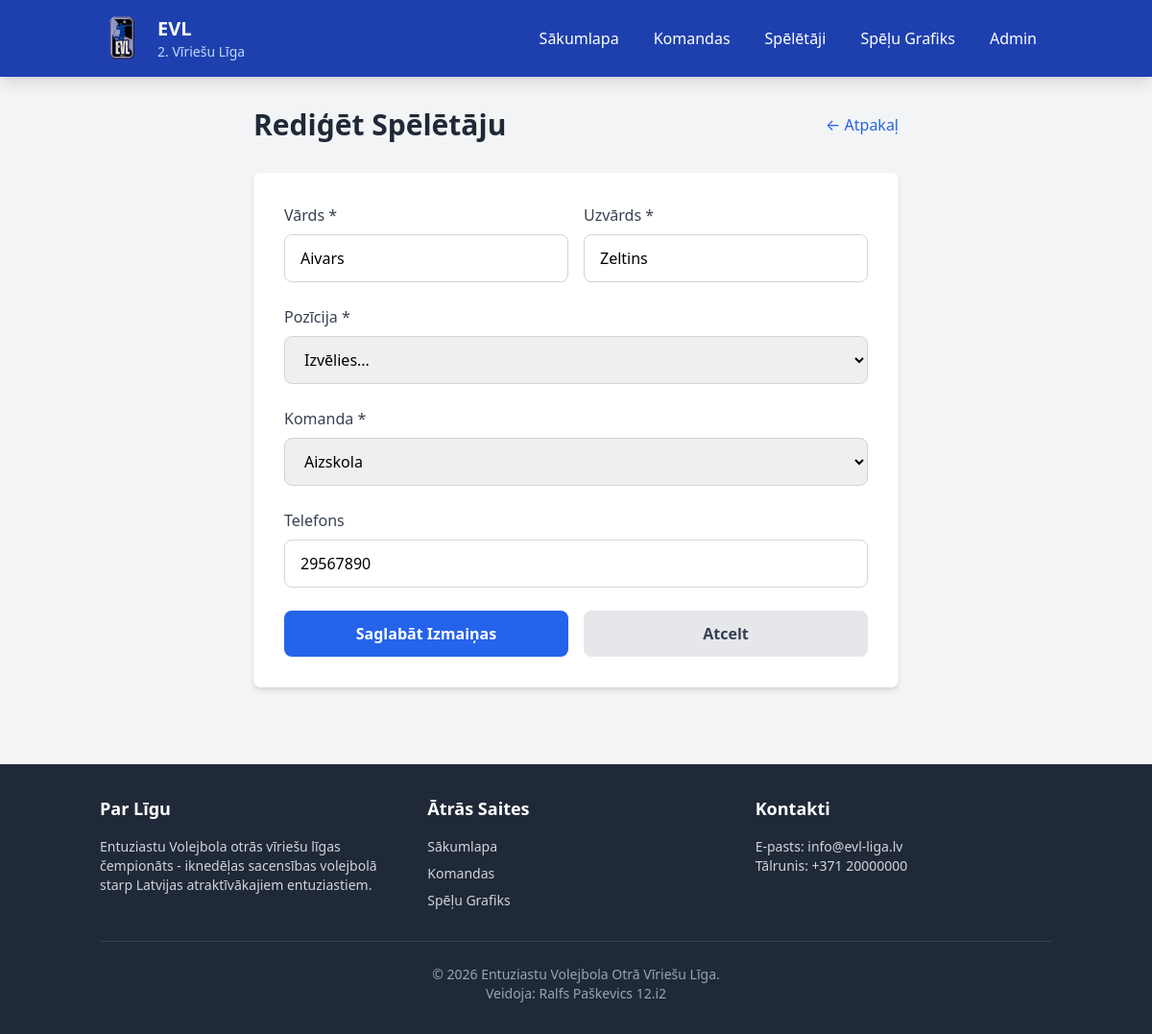
Page /admin/players/edit/5 on the earlier database version.
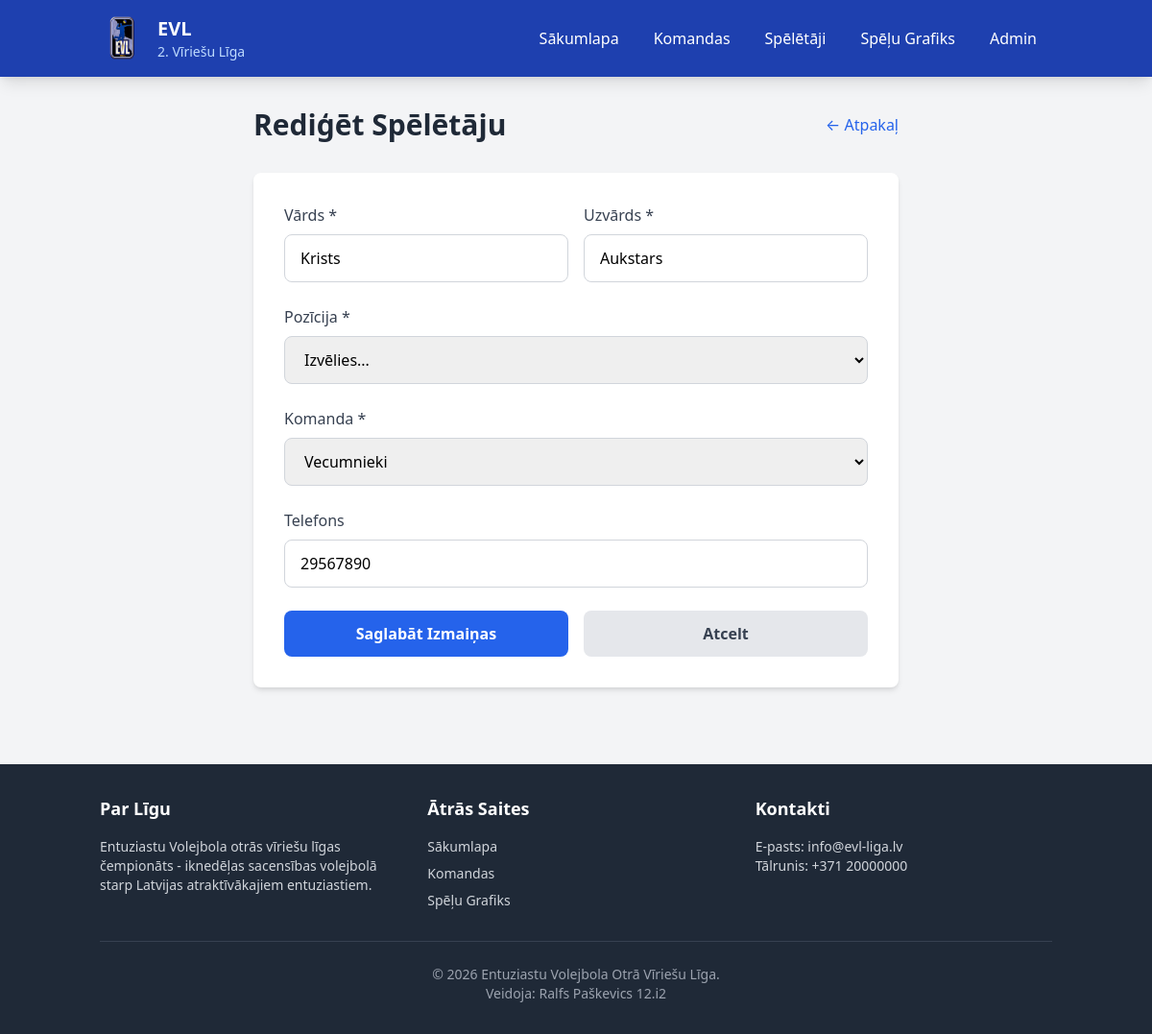
Same page on the later database version.
### tables this page shows
CREATE TABLE players (
	id INTEGER PRIMARY KEY AUTOINCREMENT,
	first_name TEXT NOT NULL,
	last_name TEXT NOT NULL,
	"position" TEXT NOT NULL,
	team_id INTEGER,
	phone TEXT,
	CONSTRAINT FK_players_teams FOREIGN KEY (team_id) REFERENCES teams(id)
);

CREATE TABLE teams (
	id INTEGER PRIMARY KEY AUTOINCREMENT,
	name TEXT NOT NULL,
	logo TEXT DEFAULT ('/static/volleyball.svg'),
	played INTEGER DEFAULT (0),
	won INTEGER DEFAULT (0),
	lost INTEGER DEFAULT (0),
	points INTEGER DEFAULT (0),
	sets_won INTEGER DEFAULT (0),
	sets_lost INTEGER DEFAULT (0)
);

### app.py (the view, shortened to what this page needs)
@app.route('/admin/players/edit/<int:id>', methods=['GET', 'POST'])
def edit_player(id):
    conn = get_db_connection()
    player = conn.execute('''
        SELECT p.*, t.name as team_name
        FROM players p
        JOIN teams t ON p.team_id = t.id
        WHERE p.id = ?
    ''', (id,)).fetchone()
    teams_list = conn.execute('SELECT * FROM teams ORDER BY name').fetchall()
    conn.close()
    if player is None:
        flash('Spēlētājs nav atrasts!', 'error')
        return redirect(url_for('admin_players'))
    return render_template('edit_player.html', player=player, teams=teams_list)

### app.py (called while the page is built)
def get_db_connection():
    conn = sqlite3.connect(DATABASE)
    conn.row_factory = sqlite3.Row
    return conn

### templates/edit_player.html (shortened to what this page needs)
{% extends "base.html" %}
{% block content %}
<div class="container mx-auto px-4 py-8">
    <div class="max-w-2xl mx-auto">
        <div class="flex justify-between items-center mb-8">
            <h1 class="text-3xl font-bold text-gray-800">Rediģēt Spēlētāju</h1>
            <a href="{{ url_for('admin_players') }}" class="text-blue-600 hover:text-blue-800">
                ← Atpakaļ
            </a>
        </div>
        <div class="bg-white rounded-lg shadow-md p-8">
            <form method="POST" class="space-y-6">
                <div class="grid grid-cols-1 md:grid-cols-2 gap-4">
                    <div>
                        <label class="block text-gray-700 font-medium mb-2" for="first_name">Vārds *</label>
                        <input type="text" id="first_name" name="first_name" required
                            value="{{ player.first_name }}"
                            class="w-full border border-gray-300 rounded-lg px-4 py-3 focus:ring-2 focus:ring-blue-500 focus:border-blue-500 transition">
                    </div>
                    <div>
                        <label class="block text-gray-700 font-medium mb-2" for="last_name">Uzvārds *</label>
                        <input type="text" id="last_name" name="last_name" required
                            value="{{ player.last_name }}"
                            class="w-full border border-gray-300 rounded-lg px-4 py-3 focus:ring-2 focus:ring-blue-500 focus:border-blue-500 transition">
                    </div>
                </div>
                <div>
                    <label class="block text-gray-700 font-medium mb-2" for="position">Pozīcija *</label>
                    <select id="position" name="position" required
                        class="w-full border border-gray-300 rounded-lg px-4 py-3 focus:ring-2 focus:ring-blue-500 focus:border-blue-500 transition">
                        <option value="">Izvēlies...</option>
                    </select>
                </div>
                <div>
                    <label class="block text-gray-700 font-medium mb-2" for="team_id">Komanda *</label>
                    <select id="team_id" name="team_id" required
                        class="w-full border border-gray-300 rounded-lg px-4 py-3 focus:ring-2 focus:ring-blue-500 focus:border-blue-500 transition">
                        {% for team in teams %}
                        <option value="{{ team.id }}" {% if player.team_id == team.id %}selected{% endif %}>
                            {{ team.name }}
                        </option>
                        {% endfor %}
                    </select>
                </div>
                <div>
                    <label class="block text-gray-700 font-medium mb-2" for="phone">Telefons</label>
                    <input type="text" id="phone" name="phone"
                        value="{{ player.phone or '' }}"
                        class="w-full border border-gray-300 rounded-lg px-4 py-3 focus:ring-2 focus:ring-blue-500 focus:border-blue-500 transition">
                </div>
                <div class="flex space-x-4">
                    <button type="submit" class="flex-1 bg-blue-600 hover:bg-blue-700 text-white font-bold py-3 px-6 rounded-lg transition">
                        Saglabāt Izmaiņas
                    </button>
                    <a href="{{ url_for('admin_players') }}"
                        class="flex-1 bg-gray-200 hover:bg-gray-300 text-gray-700 font-bold py-3 px-6 rounded-lg text-center transition">
                        Atcelt
                    </a>
                </div>
            </form>
        </div>
    </div>
</div>
{% endblock %}

Differences in the rows shown:
changed players: first_name "Aivars" → "Krists"; last_name "Zeltins" → "Aukstars"; team_id "Aizskola" → "Vecumnieki"
